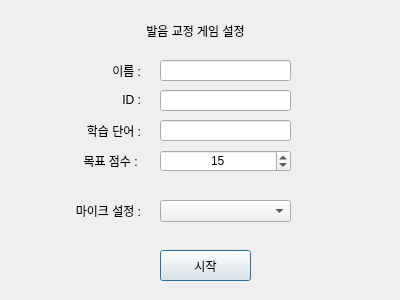
<?xml version="1.0" encoding="UTF-8"?>
<ui version="4.0">
 <class>Dialog</class>
 <widget class="QDialog" name="Dialog">
  <property name="geometry">
   <rect>
    <x>0</x>
    <y>0</y>
    <width>400</width>
    <height>300</height>
   </rect>
  </property>
  <property name="windowTitle">
   <string>Dialog</string>
  </property>
  <widget class="QLabel" name="label">
   <property name="geometry">
    <rect>
     <x>100</x>
     <y>20</y>
     <width>191</width>
     <height>21</height>
    </rect>
   </property>
   <property name="text">
    <string>발음 교정 게임 설정</string>
   </property>
   <property name="alignment">
    <set>Qt::AlignCenter</set>
   </property>
  </widget>
  <widget class="QLabel" name="label_2">
   <property name="geometry">
    <rect>
     <x>80</x>
     <y>60</y>
     <width>61</width>
     <height>21</height>
    </rect>
   </property>
   <property name="text">
    <string>이름 :</string>
   </property>
   <property name="alignment">
    <set>Qt::AlignRight|Qt::AlignTrailing|Qt::AlignVCenter</set>
   </property>
  </widget>
  <widget class="QLabel" name="label_3">
   <property name="geometry">
    <rect>
     <x>80</x>
     <y>90</y>
     <width>61</width>
     <height>20</height>
    </rect>
   </property>
   <property name="text">
    <string>ID :</string>
   </property>
   <property name="alignment">
    <set>Qt::AlignRight|Qt::AlignTrailing|Qt::AlignVCenter</set>
   </property>
  </widget>
  <widget class="QLineEdit" name="lineEdit">
   <property name="geometry">
    <rect>
     <x>160</x>
     <y>60</y>
     <width>131</width>
     <height>21</height>
    </rect>
   </property>
  </widget>
  <widget class="QLineEdit" name="lineEdit_2">
   <property name="geometry">
    <rect>
     <x>160</x>
     <y>90</y>
     <width>131</width>
     <height>21</height>
    </rect>
   </property>
  </widget>
  <widget class="QLabel" name="label_4">
   <property name="geometry">
    <rect>
     <x>60</x>
     <y>120</y>
     <width>81</width>
     <height>21</height>
    </rect>
   </property>
   <property name="text">
    <string>학습 단어 :</string>
   </property>
   <property name="alignment">
    <set>Qt::AlignRight|Qt::AlignTrailing|Qt::AlignVCenter</set>
   </property>
  </widget>
  <widget class="QLineEdit" name="lineEdit_3">
   <property name="geometry">
    <rect>
     <x>160</x>
     <y>120</y>
     <width>131</width>
     <height>21</height>
    </rect>
   </property>
  </widget>
  <widget class="QLabel" name="label_5">
   <property name="geometry">
    <rect>
     <x>60</x>
     <y>150</y>
     <width>81</width>
     <height>21</height>
    </rect>
   </property>
   <property name="text">
    <string>목표 점수 : </string>
   </property>
   <property name="alignment">
    <set>Qt::AlignRight|Qt::AlignTrailing|Qt::AlignVCenter</set>
   </property>
  </widget>
  <widget class="QLabel" name="label_6">
   <property name="geometry">
    <rect>
     <x>50</x>
     <y>200</y>
     <width>91</width>
     <height>21</height>
    </rect>
   </property>
   <property name="text">
    <string>마이크 설정 :</string>
   </property>
   <property name="alignment">
    <set>Qt::AlignRight|Qt::AlignTrailing|Qt::AlignVCenter</set>
   </property>
  </widget>
  <widget class="QComboBox" name="comboBox">
   <property name="geometry">
    <rect>
     <x>160</x>
     <y>200</y>
     <width>131</width>
     <height>22</height>
    </rect>
   </property>
  </widget>
  <widget class="QDoubleSpinBox" name="doubleSpinBox">
   <property name="geometry">
    <rect>
     <x>160</x>
     <y>150</y>
     <width>131</width>
     <height>22</height>
    </rect>
   </property>
   <property name="alignment">
    <set>Qt::AlignCenter</set>
   </property>
   <property name="decimals">
    <number>0</number>
   </property>
   <property name="singleStep">
    <double>1.000000000000000</double>
   </property>
   <property name="value">
    <double>15.000000000000000</double>
   </property>
  </widget>
  <widget class="QPushButton" name="pushButton">
   <property name="geometry">
    <rect>
     <x>160</x>
     <y>250</y>
     <width>91</width>
     <height>31</height>
    </rect>
   </property>
   <property name="text">
    <string>시작</string>
   </property>
  </widget>
 </widget>
 <resources/>
 <connections/>
</ui>
